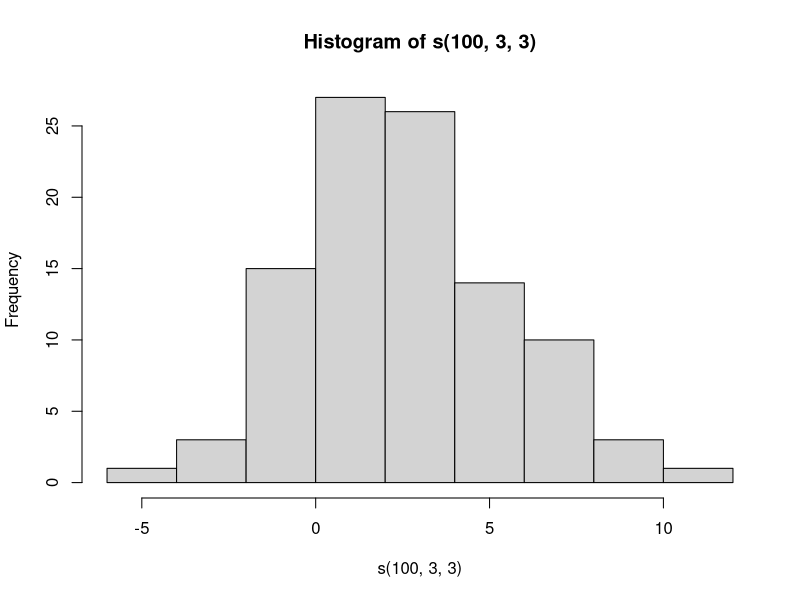

Reproduce this figure in R.
# Vector
x <- vector("character",10)
x1 <- 1:4
x2 <- c(1,2,3,4)
x3 <- c(TRUE,10,"a")
x4 <- c("a","b","c")
as.numeric(x4)
as.logical()
as.character()
class(x1)
names(x1) <- c("a","b","c","d")

# Matrix
x <- matrix(1:6,nrow = 3,ncol = 2)
dim(x)
attributes(x)
y <- 1:6
dim(y) <- c(3,2)
rbind(y,x)
cbind(x,y)

#Array
x <- array(1:24,dim = c(4,6))
x1 <- array(1:24,dim = c(2,3,4))

#List 
l <- list("duan",10,TRUE)
l2 <- list(a=1,b=2,c=3)
x <- matrix(1:6,2,3)
dimnames(x) <- list(c("a","b"),c("c","d","e"))

#Factoe
x <- factor(c("female","female","male","male","female"))
x <- factor(c("female","female","male","male","female"),levels = c("male","female"))
table(x)
class(unclass(x))

#Missing value
x <- c(1,NA,2,NaN)
is.na(x)
is.nan(x)

#Data frame
df <- data.frame(id = c(1,2,3,4),name = c("a","b","c","d"),gender = c(TRUE,FALSE,TRUE,TRUE))
nrow(df)
ncol(df)

#Date and time
x <- date()
class(x)
x2 <- Sys.Date()
x3 <- as.Date("2014-10-11")
weekdays(x3)
months(x3)
quarters(x3)
julian(x3)
x4 <- as.Date("1999-05-24")
x2-x4

#Subsetting List
x <- list(id= 1:4,height = 170,gender = "male")
x[1]
x[[1]]
x$height
x[c(1,2)]
y <- "id"
x[["id"]]
x[[y]]

#Missing value
x <- c(1,NA,2,NA)
is.na(x)
x[!is.na(x)]
y <- c(NA,2,3,NA)
z <- complete.cases(x,y)
x[z]
y[z]

#example
library(datasets)
head(airquality)
g <- complete.cases(airquality)
airquality[g,][1:10,]
airquality[g,]

#Vectorized
x <- 1:5
y <- 6:10
x + y
x/y
x*y
x <- matrix(1:4,2,2)
y <- matrix(rep(2,4),2,2)
x*y
x/y
x %*% y

#lapply
str(lapply)
x <- list(a = 1:10,b=c(11,21,31,41,51))
lapply(x, mean)
x <- 1:4
lapply(x,runif,0,100)

x <- list(a = matrix(1:6,2,3),b = matrix(4:7,2,2))
lapply(x,function(a) a[1,])

#sapply
x <- list(a = 1:10,b=c(11,21,31,41,51))
z <- sapply(x, mean)

#apply
x <- matrix(1:16,4,4)
apply(x,2,mean)
rowSums(x)
colMeans(x)
x <- matrix(rnorm(100),10,10)
apply(x,1,quantile,probs=c(0.25,0.75))
x <- array(rnorm(2*3*4),c(2,3,4))
apply(x,c(1,2),mean)
apply(x,c(1,3),mean)

#mapply
x <- list(rep(1,4),rep(2,3),rep(3,2),rep(4,1))
mapply(rep,1:4,4:1)

s <- function(n,mean,std){
  rnorm(n,mean,std)
}
hist(s(100,3,3))
mapply(s, 1:5, 5:1, 2)

#tapply
str(tapply)
x <- c(rnorm(5), runif(5), rnorm(5,1))    
f <- gl(3,5)

tapply(x,f,mean,simplify = T)

#split
x <- c(rnorm(5), runif(5), rnorm(5,1))
f <- gl(3,5)
split(x,f)
sapply(split(x,f), mean)
head(airquality)
s <- split(airquality,airquality$Month)
table(airquality$Month)
lapply(s, function(x) colMeans(x[,c("Ozone", "Wind", "Temp")]))

sapply(s, function(x) colMeans(x[,c("Ozone", "Wind", "Temp")],na.rm = TRUE))

#sort and order
x <- data.frame(v1 = 1:5, v2 = c(10,7,9,6,8), v3 = 11:15, v4 = c(1,1,2,2,1))
sort(x$v2)
sort(x$v2, decreasing = TRUE)

order(x$v2)
x[order(x$v2),]
x[order(x$v4,x$v3,decreasing = TRUE),]

#sumarize data
head(airquality,10)
tail(airquality,20)
str(head)

summary(airquality)
str(airquality)

table(airquality$Ozone, useNA = "ifany")
